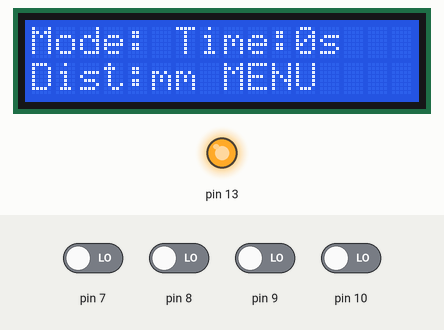
This sketch was run on a simulated Arduino Uno, built with avr-gcc and run on an emulated ATmega328P. Shown: 16×2 character LCD, output pins drawn as LEDs (lit = HIGH). Dashed ring = blinking. Inputs (shaded band) come from the test bench; at power-on: pin 7–10 LOW.

Above: at 1.2 s.
1.3 s: pin 7 driven HIGH
At 2.7 s:
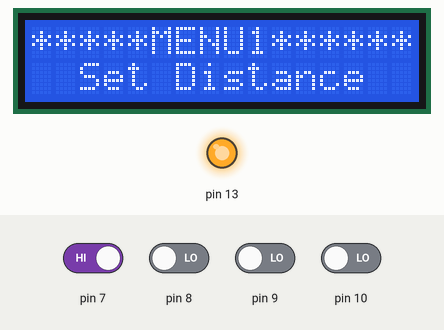
3.5 s: pin 8 driven HIGH
At 5.1 s:
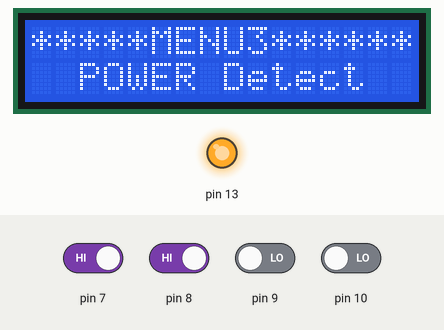
7.2 s: pin 10 driven HIGH
At 9.2 s:
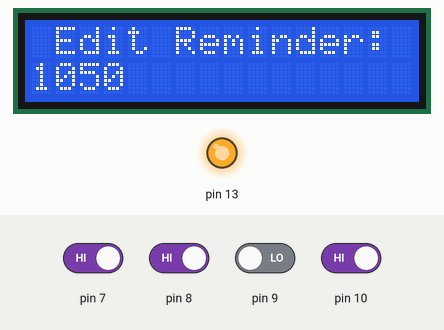
10.9 s: pin 8 driven LOW
12.7 s: pin 9 driven HIGH
At 15.0 s:
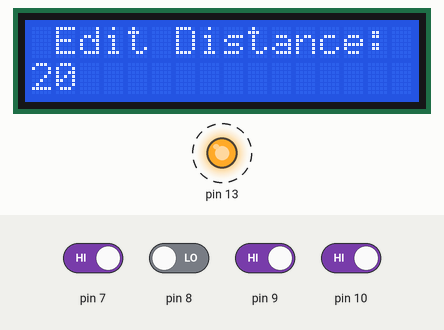
16.4 s: pin 9 driven LOW
At 16.4 s:
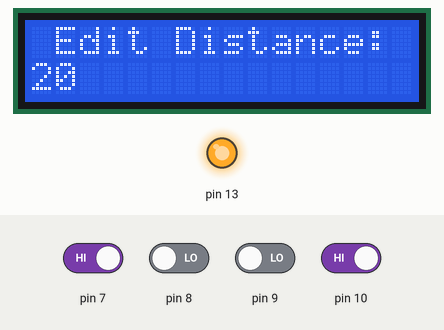
Timing chart, 0 to 18.9 s (numbered marks = the images above; inputs shaded):
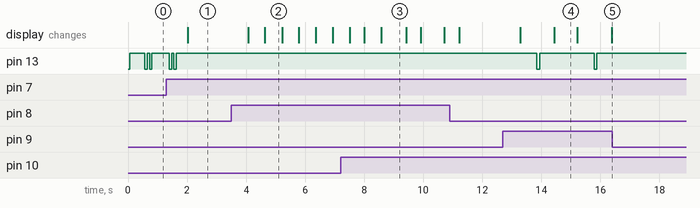

The sketch:

Slave.ino
```cpp
#include <stdio.h>
#include <LiquidCrystal.h>

String str = "";
String p =  "";
String distance =  "";
String voltage =  "";
String current =  "";
String watt =  "";
int longsit = 30000;//久坐时间设置(ms),setable
int disttolight = 100;//距离设置(mm),setable
int dist = 20;
int volt = 0;
int curr = 0;
int wat = 0;
long s;

// 初始化LCD针脚
LiquidCrystal LCD(12, 11, 5, 4, 3, 2);

void serialread()
{
  str = "";
  p =  "";
  distance =  "";
  voltage =  "";
  current =  "";
  watt =  "";
  while (Serial.available() > 0)
  {
    str += char(Serial.read());
    delay(2);
  }
  if (str.length() > 0 ) //
  {
    p = str.substring(0, 1);
    distance = str.substring(1, 5);
    voltage = str.substring(8, 3);
    current = str.substring(13, 3);
    watt = str.substring(15, 2);
    dist = distance.toInt();
    volt = voltage.toInt();
    curr = current.toInt();
    wat = watt.toInt();
  }
}

void distancecomp()
{
  if (dist < disttolight)//这是个全局变量,unit mm
  {
    digitalWrite(13, LOW);
    delay(80);
    digitalWrite(13, HIGH);
    delay(80);
    digitalWrite(13, LOW);
    delay(80);
    digitalWrite(13, HIGH);
    delay(80);
  }
}

void norUI()
{
  LCD.clear();
  LCD.setCursor(0, 0);
  LCD.print("Mode:");
  LCD.print(p);
  LCD.print(" ");
  LCD.print("Time:");
  long sw = (millis() / 1000);
  long s = (sw % 100);
  LCD.print(s);
  LCD.print("s");
  LCD.setCursor(0, 1);
  LCD.print("Dist:");
  LCD.print(distance);
  LCD.print("mm");
  LCD.print(" ");
  LCD.print("MENU");
  delay(500);
}

void menuUI()//10确定，9下一个，8上一个
{
firstmenu:
  delay(100);
  LCD.clear();
  LCD.setCursor(0, 0);
  LCD.print("*****MENU1******");
  LCD.setCursor(0, 1);
  LCD.print("  Set Distance");
  while (1)
  {
    if (digitalRead(10) == 1)//进入
    {
      delay(500);
      LCD.clear();
      LCD.setCursor(0, 0);
      LCD.print(" Edit Distance:");
      disttolight = 20;
      LCD.setCursor(0, 1);
      LCD.print(disttolight);
      while (1)
      {
        delay(500);
        if (digitalRead(8) == 1)//+
        {
          delay(280);
          disttolight = disttolight + 10;
          LCD.setCursor(0, 1);
          LCD.print(disttolight);
        }
        if (digitalRead(9) == 1)//-
        {
          delay(280);
          disttolight = disttolight - 10;
          LCD.setCursor(0, 1);
          LCD.print(disttolight);
        }
        if (digitalRead(10) == 1) //确定
        {
          delay(280);
          break;
        }
        break;
      }
    }
    if (digitalRead(8) == 1)//下一条
    {
      delay(280);
      goto secondmenu;
    }
    if (digitalRead(9) == 1)//上一条
    {
      delay(280);
      digitalWrite(13, LOW);
      delay(100);
      digitalWrite(13, HIGH);
    }
  }
  delay(100);
secondmenu:
  delay(280);
  LCD.clear();
  LCD.setCursor(0, 0);
  LCD.print("*****MENU2******");
  LCD.setCursor(0, 1);
  LCD.print("  Set Reminder");
  while (1)//循环扫描用户动作
  {
    if (digitalRead(10) == 1)//进入
    {
      delay(500);
      LCD.clear();
      LCD.setCursor(0, 0);
      LCD.print(" Edit Reminder:");
      LCD.setCursor(0, 1);
      longsit = 1000;//ms
      LCD.setCursor(0, 1);
      LCD.print(longsit);
      while (1)
      {
        delay(280);
        if (digitalRead(8) == 1)//+
        {
          delay(280);
          longsit = longsit + 50;
          LCD.setCursor(0, 1);
          LCD.print(longsit);
        }
        if (digitalRead(9) == 1)//-
        {
          delay(280);
          longsit = longsit - 50;
          LCD.setCursor(0, 1);
          LCD.print(longsit);
        }
        if (digitalRead(10) == 1)//确定
        {
          delay(280);
          break;
        }
        break;
      }
    }
    if (digitalRead(8) == 1)//下一条
    {
      delay(280);
      goto thirdmenu;
    }
    if (digitalRead(9) == 1)//上一条
    {
      delay(280);
      goto firstmenu;
    }
  }
  delay(100);
thirdmenu:
  delay(280);
  LCD.clear();
  LCD.setCursor(0, 0);
  LCD.print("*****MENU3******");
  LCD.setCursor(0, 1);
  LCD.print("  POWER Detect");
  while (1)
  {
    if (digitalRead(10) == 1)//进入
    {
      delay(500);
      LCD.clear();
      LCD.setCursor(0, 0);
      LCD.print("U=");
      LCD.print(volt);
      LCD.print("V");
      LCD.print("  ");
      LCD.print("I=");
      LCD.print(curr);
      LCD.print("mA");
      LCD.setCursor(0, 1);
      LCD.print("P=");
      LCD.print(wat);
      LCD.print("W");
      delay(200);
    }
    if (digitalRead(8) == 1)//下一条
    {
      delay(280);
      loop();
    }
    if (digitalRead(9) == 1)//上一条
    {
      delay(280);
      goto secondmenu;
    }
  }
}

void setup()
{
  pinMode(7, INPUT);
  pinMode(8, INPUT);
  pinMode(9, INPUT);
  pinMode(10, INPUT);
  pinMode(13, OUTPUT);//
  LCD.begin(16, 2); //初始化,设置列行
  Serial.begin(9600);
  digitalWrite(13, HIGH);
}

void loop()
{
  if (digitalRead(7) == 1)
  {
    delay(200);
    menuUI();
  }
  serialread();
  norUI();
  distancecomp();
}
```

Measured:
- after the input at 1.3 s, pin 13: goes on until 1.6 s, then stays HIGH; the display: changes after 0.72 s (image 1)
- after the input at 3.5 s, the display: first changes after 0.57 s (image 2 shows a later state)
- after the input at 7.2 s, the display: first differs from a run without the input after 0.81 s (image 3 shows a later state)
- after the input at 12.7 s, pin 13: alternates HIGH for 1.8 s and LOW for 0.10 s, starting after 1.1 s; the display: first changes after 0.58 s (image 4 shows a later state)
- after the input at 16.4 s, pin 13: stays HIGH (without the input it goes to LOW after 1.3 s)
- by itself, pin 13: alternates HIGH for 0.08 s and LOW for 0.08 s, 4 changes in all, then stays HIGH
- what the display in image 2 shows lasts 0.6 s, from 4.6 s to 5.2 s
